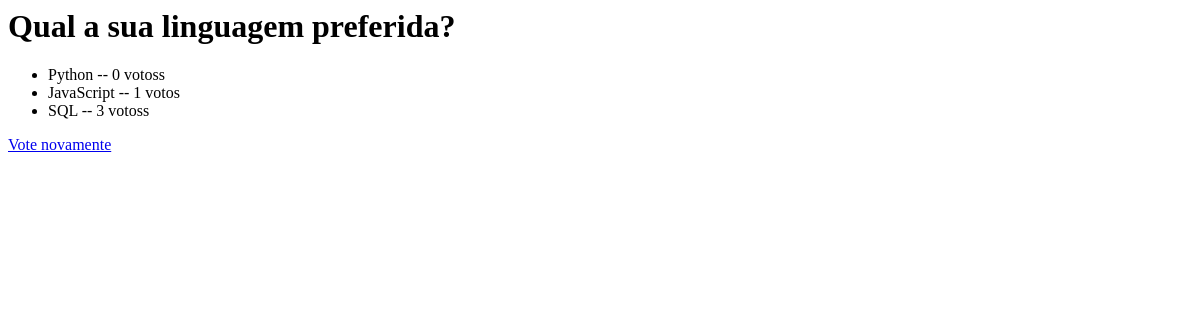
/polls/1/results/, run on an earlier commit of the app's database.
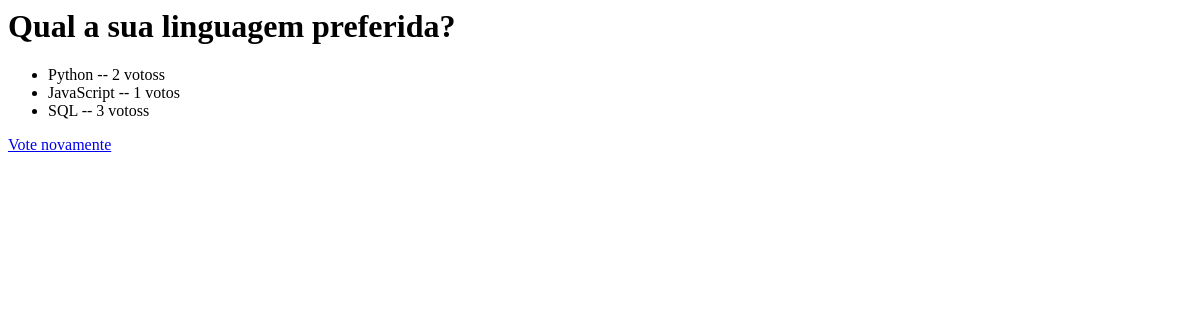
And on a later commit of the database.
### polls/models.py (models this page shows, shortened)
class Choice(models.Model):
    question = models.ForeignKey(
        Question, on_delete=models.CASCADE, verbose_name="Questão"
    )
    choice_text = models.CharField("Descrição", max_length=200)
    vote = models.IntegerField("Votos", default=0)
    class Meta:
        verbose_name = "Opção"
        verbose_name_plural = "Opções"

### polls/views.py (the view)
# urls.py: path("<int:question_id>/results/", views.results, name="results"),
def results(request, question_id):
    question = get_object_or_404(Question, pk=question_id)
    return render(request, "polls/results.html", {"question": question})

### polls/templates/polls/results.html
<h1>{{ question.question_text }}</h1>
<ul>
{% for choice in question.choice_set.all %}
    <li>{{ choice.choice_text }} -- {{ choice.vote }} votos{{ choice.vote|pluralize }}</li>
{% endfor %}
</ul>
<a href="{% url 'polls:detail' question.id %}">Vote novamente</a>

What changed in the data, as far as the page shows it:
changed Choice "Python": vote "0" → "2"
